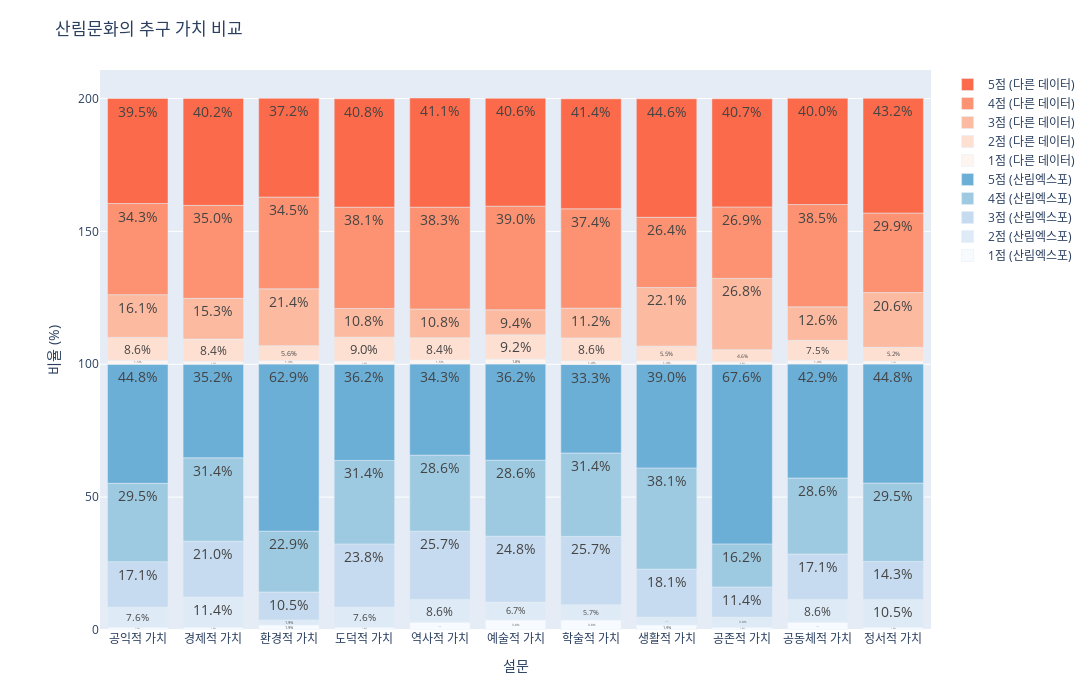

The notebook cell this image was saved under:
### Code cell
import plotly.colors as pc

# 컬러맵을 리스트로 불러오기
blues_color_map = pc.sequential.Blues
reds_color_map = pc.sequential.Reds

# 누적 막대그래프 시각화
fig = go.Figure()

# 막대 그래프 추가 (expo_4_num_df 데이터 사용)
for i in range(1, 6):
    text_labels = [f'<span style="font-size: 14px !important;">{val:.1f}%</span>' for val in expo_4_num_df[f'{i}_비율']]
    fig.add_trace(go.Bar(x=expo_4_num_df['설문'], y=expo_4_num_df[f'{i}_비율'], text=text_labels,
                         name=f'{i}점 (산림엑스포)', textposition='auto', marker=dict(color=blues_color_map[i-1])))

# 두 번째 막대 그래프 추가 (common_4_df 데이터 사용) - 겹치게 표시
for i in range(1, 6):
    text_labels = [f'<span style="font-size: 14px !important;">{val:.1f}%</span>' for val in common_4_df[f'{i}_비율']]
    fig.add_trace(go.Bar(x=common_4_df['설문'], y=common_4_df[f'{i}_비율'], text=text_labels,
                         name=f'{i}점 (다른 데이터)', textposition='auto', marker=dict(color=reds_color_map[i-1])))

# 그래프 레이아웃 설정
fig.update_layout(title="산림문화의 추구 가치 비교", xaxis_title="설문", yaxis_title="비율 (%)",
                  barmode='relative', showlegend=True)

# 범례 텍스트 수정
fig.update_layout(legend=dict(traceorder="reversed"))

# 그래프 높이와 너비 조정
fig.update_layout(height=700, width=1400)

# 여백 (margin) 조정
fig.update_layout(margin=dict(l=100, r=100, b=70, t=70))

fig.show()

### Figure 1 — Plotly figure (JSON) as saved in the notebook; plotly's stock layout.template omitted (floating-point values rounded to 4 significant figures)
{"data": [{"marker": {"color": "rgb(247,251,255)"}, "name": "1점 (산림엑스포)", "text": ["<span style=\"font-size: 14px !important;\">1.0%</span>", "<span style=\"font-size: 14px !important;\">1.0%</span>", "<span style=\"font-size: 14px !important;\">1.9%</span>", "<span style=\"font-size: 14px !important;\">1.0%</span>", "<span style=\"font-size: 14px !important;\">2.9%</span>", "<span style=\"font-size: 14px !important;\">3.8%</span>", "<span style=\"font-size: 14px !important;\">3.8%</span>", "<span style=\"font-size: 14px !important;\">1.9%</span>", "<span style=\"font-size: 14px !important;\">1.0%</span>", "<span style=\"font-size: 14px !important;\">2.9%</span>", "<span style=\"font-size: 14px !important;\">1.0%</span>"], "textposition": "auto", "type": "bar", "x": ["공익적 가치", "경제적 가치", "환경적 가치", "도덕적 가치", "역사적 가치", "예술적 가치", "학술적 가치", "생활적 가치", "공존적 가치", "공동체적 가치", "정서적 가치"], "y": [1, 1, 1.9, 1, 2.9, 3.8, 3.8, 1.9, 1, 2.9, 1]}, {"marker": {"color": "rgb(222,235,247)"}, "name": "2점 (산림엑스포)", "text": ["<span style=\"font-size: 14px !important;\">7.6%</span>", "<span style=\"font-size: 14px !important;\">11.4%</span>", "<span style=\"font-size: 14px !important;\">1.9%</span>", "<span style=\"font-size: 14px !important;\">7.6%</span>", "<span style=\"font-size: 14px !important;\">8.6%</span>", "<span style=\"font-size: 14px !important;\">6.7%</span>", "<span style=\"font-size: 14px !important;\">5.7%</span>", "<span style=\"font-size: 14px !important;\">2.9%</span>", "<span style=\"font-size: 14px !important;\">3.8%</span>", "<span style=\"font-size: 14px !important;\">8.6%</span>", "<span style=\"font-size: 14px !important;\">10.5%</span>"], "textposition": "auto", "type": "bar", "x": ["공익적 가치", "경제적 가치", "환경적 가치", "도덕적 가치", "역사적 가치", "예술적 가치", "학술적 가치", "생활적 가치", "공존적 가치", "공동체적 가치", "정서적 가치"], "y": [7.6, 11.4, 1.9, 7.6, 8.6, 6.7, 5.7, 2.9, 3.8, 8.6, 10.5]}, {"marker": {"color": "rgb(198,219,239)"}, "name": "3점 (산림엑스포)", "text": ["<span style=\"font-size: 14px !important;\">17.1%</span>", "<span style=\"font-size: 14px !important;\">21.0%</span>", "<span style=\"font-size: 14px !important;\">10.5%</span>", "<span style=\"font-size: 14px !important;\">23.8%</span>", "<span style=\"font-size: 14px !important;\">25.7%</span>", "<span style=\"font-size: 14px !important;\">24.8%</span>", "<span style=\"font-size: 14px !important;\">25.7%</span>", "<span style=\"font-size: 14px !important;\">18.1%</span>", "<span style=\"font-size: 14px !important;\">11.4%</span>", "<span style=\"font-size: 14px !important;\">17.1%</span>", "<span style=\"font-size: 14px !important;\">14.3%</span>"], "textposition": "auto", "type": "bar", "x": ["공익적 가치", "경제적 가치", "환경적 가치", "도덕적 가치", "역사적 가치", "예술적 가치", "학술적 가치", "생활적 가치", "공존적 가치", "공동체적 가치", "정서적 가치"], "y": [17.1, 21, 10.5, 23.8, 25.7, 24.8, 25.7, 18.1, 11.4, 17.1, 14.3]}, {"marker": {"color": "rgb(158,202,225)"}, "name": "4점 (산림엑스포)", "text": ["<span style=\"font-size: 14px !important;\">29.5%</span>", "<span style=\"font-size: 14px !important;\">31.4%</span>", "<span style=\"font-size: 14px !important;\">22.9%</span>", "<span style=\"font-size: 14px !important;\">31.4%</span>", "<span style=\"font-size: 14px !important;\">28.6%</span>", "<span style=\"font-size: 14px !important;\">28.6%</span>", "<span style=\"font-size: 14px !important;\">31.4%</span>", "<span style=\"font-size: 14px !important;\">38.1%</span>", "<span style=\"font-size: 14px !important;\">16.2%</span>", "<span style=\"font-size: 14px !important;\">28.6%</span>", "<span style=\"font-size: 14px !important;\">29.5%</span>"], "textposition": "auto", "type": "bar", "x": ["공익적 가치", "경제적 가치", "환경적 가치", "도덕적 가치", "역사적 가치", "예술적 가치", "학술적 가치", "생활적 가치", "공존적 가치", "공동체적 가치", "정서적 가치"], "y": [29.5, 31.4, 22.9, 31.4, 28.6, 28.6, 31.4, 38.1, 16.2, 28.6, 29.5]}, {"marker": {"color": "rgb(107,174,214)"}, "name": "5점 (산림엑스포)", "text": ["<span style=\"font-size: 14px !important;\">44.8%</span>", "<span style=\"font-size: 14px !important;\">35.2%</span>", "<span style=\"font-size: 14px !important;\">62.9%</span>", "<span style=\"font-size: 14px !important;\">36.2%</span>", "<span style=\"font-size: 14px !important;\">34.3%</span>", "<span style=\"font-size: 14px !important;\">36.2%</span>", "<span style=\"font-size: 14px !important;\">33.3%</span>", "<span style=\"font-size: 14px !important;\">39.0%</span>", "<span style=\"font-size: 14px !important;\">67.6%</span>", "<span style=\"font-size: 14px !important;\">42.9%</span>", "<span style=\"font-size: 14px !important;\">44.8%</span>"], "textposition": "auto", "type": "bar", "x": ["공익적 가치", "경제적 가치", "환경적 가치", "도덕적 가치", "역사적 가치", "예술적 가치", "학술적 가치", "생활적 가치", "공존적 가치", "공동체적 가치", "정서적 가치"], "y": [44.8, 35.2, 62.9, 36.2, 34.3, 36.2, 33.3, 39, 67.6, 42.9, 44.8]}, {"marker": {"color": "rgb(255,245,240)"}, "name": "1점 (다른 데이터)", "text": ["<span style=\"font-size: 14px !important;\">1.5%</span>", "<span style=\"font-size: 14px !important;\">1.1%</span>", "<span style=\"font-size: 14px !important;\">1.3%</span>", "<span style=\"font-size: 14px !important;\">1.2%</span>", "<span style=\"font-size: 14px !important;\">1.5%</span>", "<span style=\"font-size: 14px !important;\">1.8%</span>", "<span style=\"font-size: 14px !important;\">1.4%</span>", "<span style=\"font-size: 14px !important;\">1.3%</span>", "<span style=\"font-size: 14px !important;\">0.9%</span>", "<span style=\"font-size: 14px !important;\">1.4%</span>", "<span style=\"font-size: 14px !important;\">1.1%</span>"], "textposition": "auto", "type": "bar", "x": ["공익적 가치", "경제적 가치", "환경적 가치", "도덕적 가치", "역사적 가치", "예술적 가치", "학술적 가치", "생활적 가치", "공존적 가치", "공동체적 가치", "정서적 가치"], "y": [1.5, 1.1, 1.3, 1.2, 1.5, 1.8, 1.4, 1.3, 0.9, 1.4, 1.1]}, {"marker": {"color": "rgb(254,224,210)"}, "name": "2점 (다른 데이터)", "text": ["<span style=\"font-size: 14px !important;\">8.6%</span>", "<span style=\"font-size: 14px !important;\">8.4%</span>", "<span style=\"font-size: 14px !important;\">5.6%</span>", "<span style=\"font-size: 14px !important;\">9.0%</span>", "<span style=\"font-size: 14px !important;\">8.4%</span>", "<span style=\"font-size: 14px !important;\">9.2%</span>", "<span style=\"font-size: 14px !important;\">8.6%</span>", "<span style=\"font-size: 14px !important;\">5.5%</span>", "<span style=\"font-size: 14px !important;\">4.6%</span>", "<span style=\"font-size: 14px !important;\">7.5%</span>", "<span style=\"font-size: 14px !important;\">5.2%</span>"], "textposition": "auto", "type": "bar", "x": ["공익적 가치", "경제적 가치", "환경적 가치", "도덕적 가치", "역사적 가치", "예술적 가치", "학술적 가치", "생활적 가치", "공존적 가치", "공동체적 가치", "정서적 가치"], "y": [8.6, 8.4, 5.6, 9, 8.4, 9.2, 8.6, 5.5, 4.6, 7.5, 5.2]}, {"marker": {"color": "rgb(252,187,161)"}, "name": "3점 (다른 데이터)", "text": ["<span style=\"font-size: 14px !important;\">16.1%</span>", "<span style=\"font-size: 14px !important;\">15.3%</span>", "<span style=\"font-size: 14px !important;\">21.4%</span>", "<span style=\"font-size: 14px !important;\">10.8%</span>", "<span style=\"font-size: 14px !important;\">10.8%</span>", "<span style=\"font-size: 14px !important;\">9.4%</span>", "<span style=\"font-size: 14px !important;\">11.2%</span>", "<span style=\"font-size: 14px !important;\">22.1%</span>", "<span style=\"font-size: 14px !important;\">26.8%</span>", "<span style=\"font-size: 14px !important;\">12.6%</span>", "<span style=\"font-size: 14px !important;\">20.6%</span>"], "textposition": "auto", "type": "bar", "x": ["공익적 가치", "경제적 가치", "환경적 가치", "도덕적 가치", "역사적 가치", "예술적 가치", "학술적 가치", "생활적 가치", "공존적 가치", "공동체적 가치", "정서적 가치"], "y": [16.1, 15.3, 21.4, 10.8, 10.8, 9.4, 11.2, 22.1, 26.8, 12.6, 20.6]}, {"marker": {"color": "rgb(252,146,114)"}, "name": "4점 (다른 데이터)", "text": ["<span style=\"font-size: 14px !important;\">34.3%</span>", "<span style=\"font-size: 14px !important;\">35.0%</span>", "<span style=\"font-size: 14px !important;\">34.5%</span>", "<span style=\"font-size: 14px !important;\">38.1%</span>", "<span style=\"font-size: 14px !important;\">38.3%</span>", "<span style=\"font-size: 14px !important;\">39.0%</span>", "<span style=\"font-size: 14px !important;\">37.4%</span>", "<span style=\"font-size: 14px !important;\">26.4%</span>", "<span style=\"font-size: 14px !important;\">26.9%</span>", "<span style=\"font-size: 14px !important;\">38.5%</span>", "<span style=\"font-size: 14px !important;\">29.9%</span>"], "textposition": "auto", "type": "bar", "x": ["공익적 가치", "경제적 가치", "환경적 가치", "도덕적 가치", "역사적 가치", "예술적 가치", "학술적 가치", "생활적 가치", "공존적 가치", "공동체적 가치", "정서적 가치"], "y": [34.3, 35, 34.5, 38.1, 38.3, 39, 37.4, 26.4, 26.9, 38.5, 29.9]}, {"marker": {"color": "rgb(251,106,74)"}, "name": "5점 (다른 데이터)", "text": ["<span style=\"font-size: 14px !important;\">39.5%</span>", "<span style=\"font-size: 14px !important;\">40.2%</span>", "<span style=\"font-size: 14px !important;\">37.2%</span>", "<span style=\"font-size: 14px !important;\">40.8%</span>", "<span style=\"font-size: 14px !important;\">41.1%</span>", "<span style=\"font-size: 14px !important;\">40.6%</span>", "<span style=\"font-size: 14px !important;\">41.4%</span>", "<span style=\"font-size: 14px !important;\">44.6%</span>", "<span style=\"font-size: 14px !important;\">40.7%</span>", "<span style=\"font-size: 14px !important;\">40.0%</span>", "<span style=\"font-size: 14px !important;\">43.2%</span>"], "textposition": "auto", "type": "bar", "x": ["공익적 가치", "경제적 가치", "환경적 가치", "도덕적 가치", "역사적 가치", "예술적 가치", "학술적 가치", "생활적 가치", "공존적 가치", "공동체적 가치", "정서적 가치"], "y": [39.5, 40.2, 37.2, 40.8, 41.1, 40.6, 41.4, 44.6, 40.7, 40, 43.2]}], "layout": {"barmode": "relative", "height": 700, "legend": {"traceorder": "reversed"}, "margin": {"b": 70, "l": 100, "r": 100, "t": 70}, "showlegend": true, "title": {"text": "산림문화의 추구 가치 비교"}, "width": 1400, "xaxis": {"title": {"text": "설문"}}, "yaxis": {"title": {"text": "비율 (%)"}}}}
